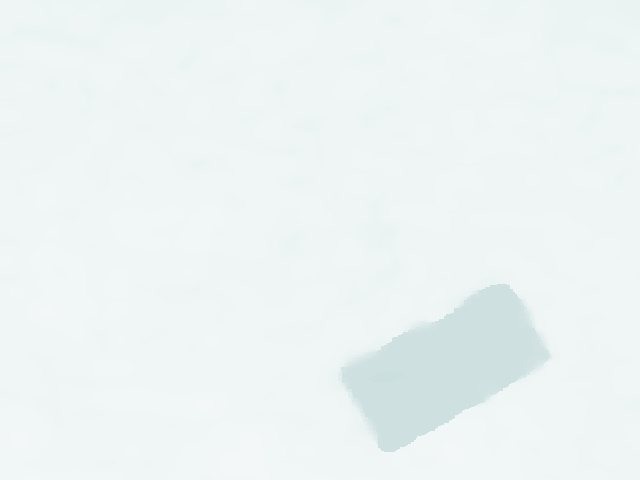
#> input picture data_expend/origin_img (backup)/img/blackbox/blackbox_1.jpg, 640 x 480 px, found by its file name
$ python guasion.py
#> lines starting #> are read from the running program, lines starting #| are printed output that depends on the picture
#!/usr/bin/env python3
import os
import numpy as np
import matplotlib.pyplot as plt
import csv
import sys
sys.path.insert(1, "/home/allen/.local/lib/python3.5/site-packages/")
sys.path.insert(0, '/opt/installer/open_cv/cv_bridge/lib/python3/dist-packages/')

import cv2
from cv_bridge import CvBridge, CvBridgeError
import numpy as np
import pandas as pd
import random as rand
def gasuss_noise(image, mean, var):
    image = np.array(image/255, dtype=float)
    noise = np.random.normal(mean, var ** 0.5, image.shape)
    cv2.imshow('dsafsdfasdf',noise)
    out = image + noise
    if out.min() < 0:
        low_clip = -1.
    else:
        low_clip = 0.
    #out = np.clip(out, low_clip, 1.0)
    out = np.clip(out, 0, 1.0)
    out = np.uint8(out*255)
    cv2.imshow("gasuss", out)
    return out
def add_gaussian_noise(image_in, noise_sigma):
    temp_image = np.float64(np.copy(image_in))
    h = temp_image.shape[0]
    w = temp_image.shape[1]
    noise = np.random.randn(h, w) * noise_sigma
    noisy_image = np.zeros(temp_image.shape, np.float64)
    if len(temp_image.shape) == 2:
        noisy_image = temp_image + noise
    else:
        noisy_image[:, :, 0] = temp_image[:, :, 0] + noise


    print('min,max = ', np.min(noisy_image), np.max(noisy_image))
    print('type = ', type(noisy_image[0]))

    return noisy_image
if __name__ == "__main__":
    img_path = '/home/allen/dl_grasp/src/data_expend/origin_img/img/blackbox/blackbox_1.jpg'

    img = cv2.imread(img_path,0)
#> img: shape (480, 640); min 213, max 251, mean 242
    cv2.imwrite('sourse.jpg',img)
    noise_sigma =  0
    noise_img = add_gaussian_noise(img, noise_sigma=noise_sigma)
#| min,max =  213.0 251.0
#| type =  <class 'numpy.ndarray'>
    noise_path = 'noise_{}.jpg'.format(noise_sigma)
    cv2.imwrite(noise_path, noise_img)
    cv2.imshow('source', img)
    noise_img = cv2.imread(noise_path,0)
#> noise_img: shape (480, 640); min 213, max 251, mean 242
    cv2.imshow('noise', noise_img)
    ###########################
    new_image=gasuss_noise(img,0,0.001)
#> in gasuss_noise, `cv2.imshow('dsafsdfasdf',noise)`:
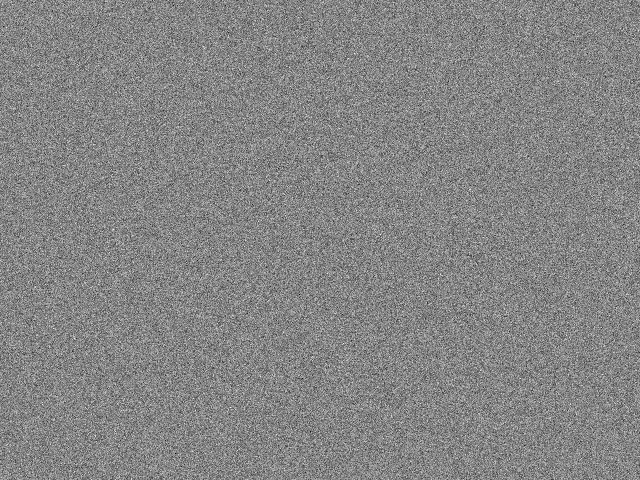
#> window 'dsafsdfasdf': shape (480, 640) float64; min -0.158, max 0.145, mean 0.000128; drawn with min black and max white
#> in gasuss_noise, `out = image + noise`:
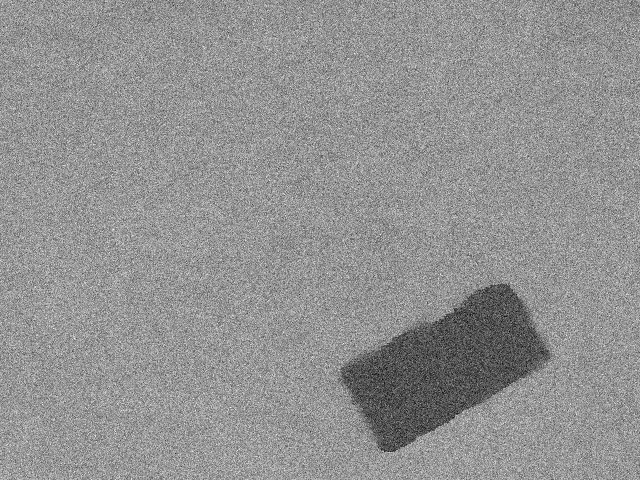
#> out: shape (480, 640) float64; min 0.743, max 1.1, mean 0.949; drawn with min black and max white
    cv2.imshow('new_guasion',new_image)
    cv2.waitKey()
    cv2.destroyAllWindows()

$ run again, with data_expend/origin_img (backup)/img/blackbox/blackbox_13.jpg copied over data_expend/origin_img (backup)/img/blackbox/blackbox_1.jpg
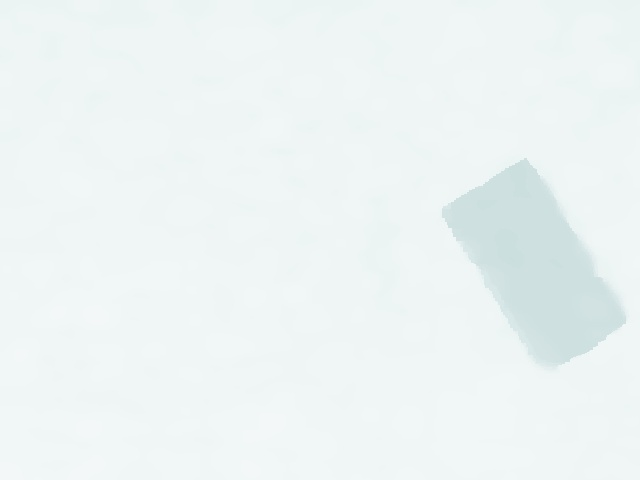
#> input picture data_expend/origin_img (backup)/img/blackbox/blackbox_13.jpg, 640 x 480 px, found by its file name
#| min,max =  213.0 250.0
#| type =  <class 'numpy.ndarray'>
#> in gasuss_noise, `out = image + noise`:
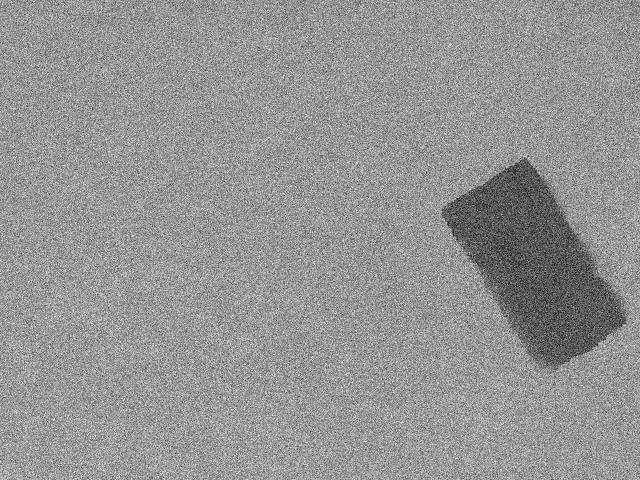
#> out: shape (480, 640) float64; min 0.732, max 1.1, mean 0.949; drawn with min black and max white

$ run again, with data_expend/origin_img (backup)/img/blackbox/blackbox_20.jpg copied over data_expend/origin_img (backup)/img/blackbox/blackbox_1.jpg
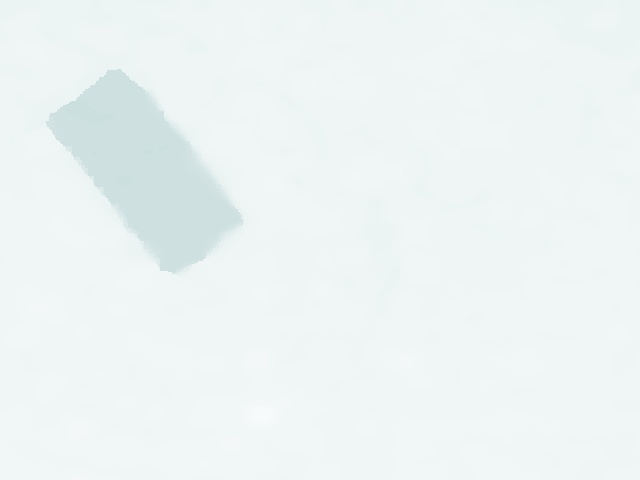
#> input picture data_expend/origin_img (backup)/img/blackbox/blackbox_20.jpg, 640 x 480 px, found by its file name
#| min,max =  213.0 249.0
#| type =  <class 'numpy.ndarray'>
#> in gasuss_noise, `out = image + noise`:
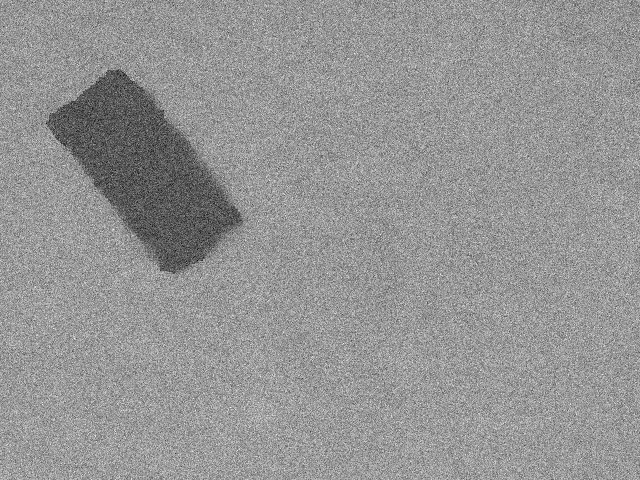
#> out: shape (480, 640) float64; min 0.728, max 1.11, mean 0.949; drawn with min black and max white

$ run again, with data_expend/origin_img (backup)/img/blackbox/blackbox_25.jpg copied over data_expend/origin_img (backup)/img/blackbox/blackbox_1.jpg
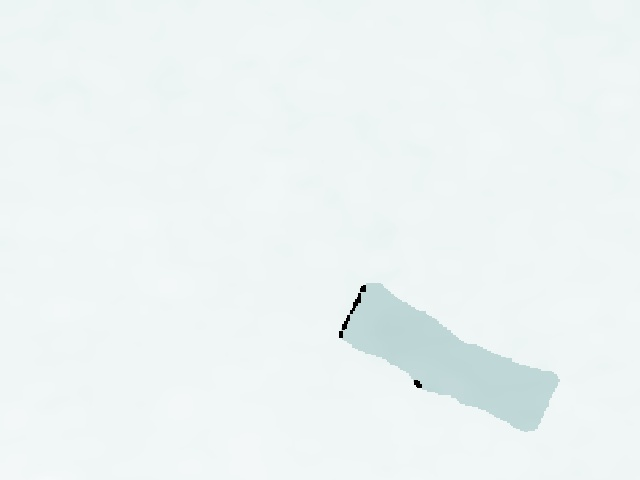
#> input picture data_expend/origin_img (backup)/img/blackbox/blackbox_25.jpg, 640 x 480 px, found by its file name
#| min,max =  0.0 250.0
#| type =  <class 'numpy.ndarray'>
#> in gasuss_noise, `out = image + noise`:
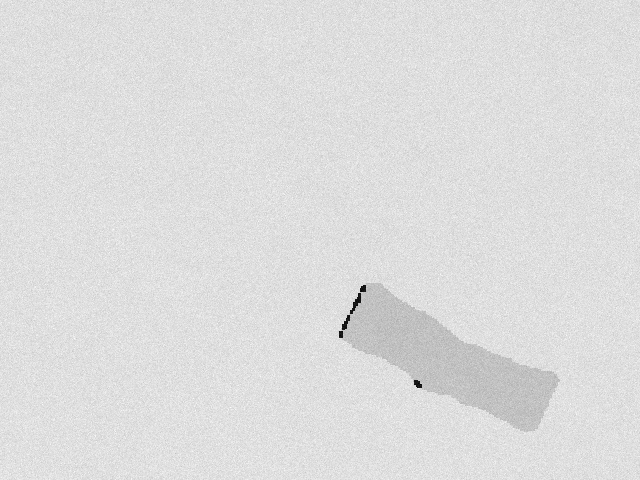
#> out: shape (480, 640) float64; min -0.0978, max 1.11, mean 0.948; drawn with min black and max white
